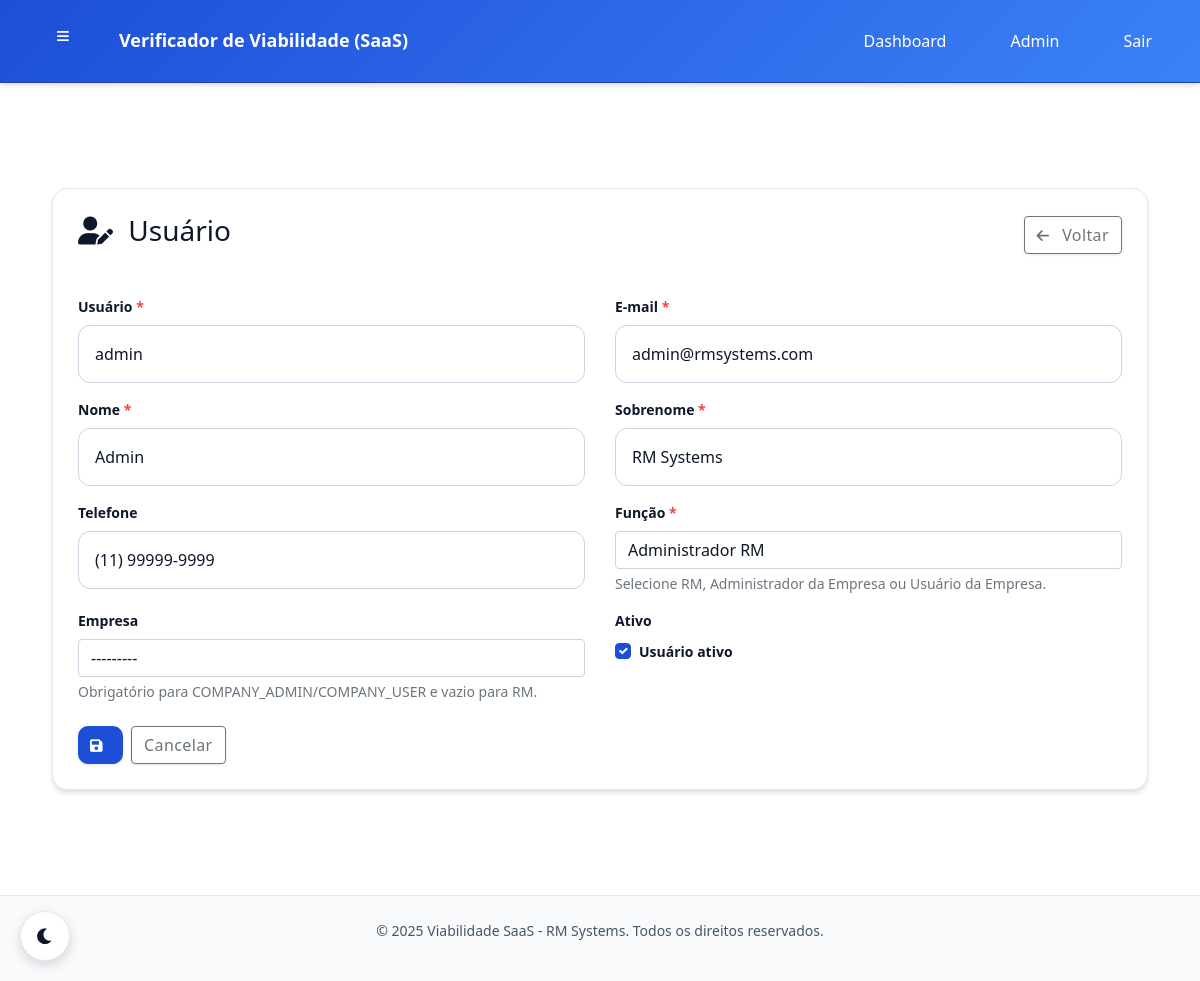
/rm/usuarios/2/editar/ (signed in), run on the app's committed database.
### core/models.py (models this page shows, shortened)
class CustomUser(AbstractUser):
    USER_ROLES = [
        ('RM', 'Administrador RM'),  # Você e o Bone
        ('COMPANY_ADMIN', 'Administrador da Empresa'),  # Admin da empresa cliente
        ('COMPANY_USER', 'Usuário da Empresa'),  # Usuário comum da empresa
    ]
    role = models.CharField(
        max_length=20,
        choices=USER_ROLES,
        default='COMPANY_USER',
        verbose_name="Função"
    )
    company = models.ForeignKey(
        Company,
        on_delete=models.CASCADE,
        null=True,
        blank=True,
        related_name='users',
        verbose_name="Empresa"
    )
    phone = models.CharField(max_length=20, blank=True, verbose_name="Telefone")
    created_at = models.DateTimeField(auto_now_add=True, verbose_name="Criado em")
    updated_at = models.DateTimeField(auto_now=True, verbose_name="Atualizado em")
    class Meta:
        verbose_name = "Usuário"
        verbose_name_plural = "Usuários"
    @property
    def is_rm_admin(self):
        return self.role == 'RM' or self.is_superuser
    @property
    def is_company_admin(self):
        return self.role == 'COMPANY_ADMIN'

### core/views.py (the view)
@login_required
@rm_admin_required
def rm_user_edit(request, user_id):
    user_obj = get_object_or_404(CustomUser, id=user_id)
    if request.method == 'POST':
        form = CustomUserChangeForm(request.POST, instance=user_obj)
        if form.is_valid():
            with transaction.atomic():
                form.save()
                messages.success(request, 'Usuário atualizado com sucesso!')
                return redirect('rm:user_list')
    else:
        form = CustomUserChangeForm(instance=user_obj)
    return render(request, 'rm/users/form.html', {'form': form, 'user_obj': user_obj})

### core/models.py (called while the page is built)
    def __str__(self):
        return self.name

### core/permissions.py (called while the page is built)
def is_rm_admin(user):
    return user.is_authenticated and user.is_rm_admin

### templates/rm/users/form.html (shortened to what this page needs)
{% extends "base.html" %}
{% load static %}
{% block extra_head %}
<link href="https://cdn.jsdelivr.net/npm/bootstrap@5.1.3/dist/css/bootstrap.min.css" rel="stylesheet">
<link href="https://cdnjs.cloudflare.com/ajax/libs/font-awesome/6.0.0/css/all.min.css" rel="stylesheet">
{% endblock %}
{% block content %}
    <div class="container-fluid">
        <div class="row">
            <div class="col-md-12 col-lg-12">
                <div class="main-content">
                    <div class="content-card">
                        <div class="d-flex justify-content-between align-items-center mb-4">
                            <h3>
                                <i class="fas fa-user-edit me-2"></i>
                                {{ action }} Usuário
                            </h3>
                            <a href="{% url 'rm:user_list' %}" class="btn btn-outline-secondary">
                                <i class="fas fa-arrow-left me-2"></i>
                                Voltar
                            </a>
                        </div>
                        <form method="post" novalidate>
                            <div class="row g-3">
                                <div class="col-md-6">
                                    <label class="form-label required">Usuário</label>
                                    {{ form.username }}
                                </div>
                                <div class="col-md-6">
                                    <label class="form-label required">E-mail</label>
                                    {{ form.email }}
                                </div>
                                <div class="col-md-6">
                                    <label class="form-label required">Nome</label>
                                    {{ form.first_name }}
                                </div>
                                <div class="col-md-6">
                                    <label class="form-label required">Sobrenome</label>
                                    {{ form.last_name }}
                                </div>
                                <div class="col-md-6">
                                    <label class="form-label">Telefone</label>
                                    {{ form.phone }}
                                </div>
                                <div class="col-md-6">
                                    <label class="form-label required">Função</label>
                                    {{ form.role }}
                                    <div class="form-text">Selecione RM, Administrador da Empresa ou Usuário da Empresa.</div>
                                </div>
                                <div class="col-md-6">
                                    <label class="form-label">Empresa</label>
                                    {{ form.company }}
                                    <div class="form-text">Obrigatório para COMPANY_ADMIN/COMPANY_USER e vazio para RM.</div>
                                </div>
                                <div class="col-md-6">
                                    <label class="form-label">Ativo</label>
                                    <div class="form-check">
                                        {{ form.is_active }}
                                        <label class="form-check-label">Usuário ativo</label>
                                    </div>
                                </div>
                            </div>
                            <div class="mt-4 d-flex gap-2">
                                <button type="submit" class="btn btn-primary">
                                    <i class="fas fa-save me-2"></i>
                                </button>
                                <a href="{% url 'rm:user_list' %}" class="btn btn-outline-secondary">Cancelar</a>
                            </div>
                        </form>
                    </div>
                </div>
            </div>
        </div>
    </div>
{% endblock %}

### static/css/theme_colors.css (style rules this page uses)
:root { --rm-primary: #1D4ED8; --rm-primary-dark: #1E40AF; --rm-primary-light: #3B82F6; --rm-primary-50: #EFF6FF; --rm-primary-100: #DBEAFE; --rm-gray-900: #0F172A; --rm-gray-800: #1E293B; --rm-gray-700: #334155; --rm-gray-600: #475569; --rm-gray-500: #64748B; --rm-gray-400: #94A3B8; --rm-gray-300: #CBD5E1; --rm-gray-200: #E2E8F0; --rm-gray-100: #F1F5F9; --rm-gray-50: #F8FAFC; --rm-white: #FFFFFF; --rm-black: #000000; --rm-success: #10B981; --rm-success-dark: #059669; --rm-warning: #F59E0B; --rm-warning-dark: #D97706; --rm-error: #EF4444; --rm-error-dark: #DC2626; --rm-info: #3B82F6; --rm-gradient-primary: linear-gradient(135deg, #1D4ED8 0%, #3B82F6 100%); --rm-gradient-secondary: linear-gradient(135deg, #F8FAFC 0%, #EFF6FF 100%); --rm-gradient-dark: linear-gradient(135deg, #0F172A 0%, #1E293B 100%); --rm-shadow-sm: 0 1px 2px 0 rgba(15, 23, 42, 0.05); --rm-shadow: 0 4px 6px -1px rgba(15, 23, 42, 0.1), 0 2px 4px -1px rgba(15, 23, 42, 0.06); --rm-shadow-md: 0 10px 15px -3px rgba(15, 23, 42, 0.1), 0 4px 6px -2px rgba(15, 23, 42, 0.05); --rm-shadow-lg: 0 20px 25px -5px rgba(15, 23, 42, 0.1), 0 10px 10px -5px rgba(15, 23, 42, 0.04); --rm-shadow-xl: 0 25px 50px -12px rgba(15, 23, 42, 0.25); --rm-bg-primary: var(--rm-white); --rm-bg-secondary: var(--rm-gray-50); --rm-bg-tertiary: var(--rm-gray-100); --rm-bg-accent: var(--rm-primary-50); --rm-text-primary: var(--rm-gray-900); --rm-text-secondary: var(--rm-gray-600); --rm-text-tertiary: var(--rm-gray-500); --rm-text-inverse: var(--rm-white); --rm-border-primary: var(--rm-gray-200); --rm-border-secondary: var(--rm-gray-300); --rm-border-accent: var(--rm-primary-100); --rm-card-bg: var(--rm-white); --rm-card-border: var(--rm-gray-200); --rm-card-shadow: var(--rm-shadow); --rm-input-bg: var(--rm-white); --rm-input-border: var(--rm-gray-300); --rm-input-focus: var(--rm-primary); --rm-button-primary: var(--rm-primary); --rm-button-primary-hover: var(--rm-primary-dark); --rm-button-secondary: var(--rm-gray-100); --rm-button-secondary-hover: var(--rm-gray-200); --rm-nav-bg: var(--rm-white); --rm-nav-border: var(--rm-gray-200); --rm-nav-shadow: var(--rm-shadow-sm); --rm-sidebar-bg: var(--rm-gray-50); --rm-sidebar-border: var(--rm-gray-200); --rm-header-bg: var(--rm-gradient-primary); --rm-header-border: var(--rm-primary-dark); --rm-header-shadow: var(--rm-shadow); --rm-footer-bg: var(--rm-gray-50); --rm-footer-border: var(--rm-gray-200); --rm-footer-text: var(--rm-gray-600); }
* { transition: background-color 0.3s ease, border-color 0.3s ease, color 0.3s ease, box-shadow 0.3s ease; }

### static/css/theme_rm.css (style rules this page uses)
:root { --rm-blue-600:#1D4ED8;--rm-blue-700:#1E40AF;--rm-blue-100:#DBEAFE; --rm-green-500:#10b981;--rm-green-600:#059669;--rm-red-500:#ef4444;--rm-red-600:#dc2626; --rm-amber-500:#f59e0b;--rm-slate-900:#0F172A;--rm-slate-600:#475569;--rm-slate-50:#F8FAFC; }
.btn { display:inline-flex;align-items:center;gap:.5rem;padding:.6rem 1rem;border-radius:10px;border:1px solid transparent;font-weight:600;font-size:.9rem;cursor:pointer;text-decoration:none;transition:all .2s ease;box-shadow:var(--shadow) }
.btn .fas,.btn .fa { font-size:.9rem }
.btn.primary,.btn-primary { background:var(--primary, var(--rm-blue-600));color:#fff;border-color:var(--primary, var(--rm-blue-600)) }
.input, input[type="text"], input[type="email"], input[type="password"], select, textarea { width:100%;padding:.6rem .8rem;border-radius:10px;border:1px solid var(--rm-input-border) !important;background:var(--rm-input-bg) !important;color:var(--rm-text-primary) !important;outline:none;transition:border-color .2s ease, box-shadow .2s ease }
.input::placeholder, input::placeholder, textarea::placeholder { color:var(--rm-text-secondary);opacity:0.7 }
.form-control, .form-select { background: var(--rm-input-bg) !important; border: 1px solid var(--rm-input-border) !important; color: var(--rm-text-primary) !important; }
.container-fluid { max-width:1200px;margin:24px auto;padding:0 24px }
.row { display:block }
.btn { transition:all 0.3s ease }
.fas, .fa { transition:all 0.3s ease }

### static/css/global.css (style rules this page uses)
body { background-color: var(--rm-bg-primary); color: var(--rm-text-primary); transition: background-color 0.3s ease, color 0.3s ease; }

### templates/base.html (style rules this page uses)
.main-container, .main-content, .container, .form-container { max-width: 1200px; margin: 0 auto; padding: 20px; width: 100%; box-sizing: border-box; }
.row { display: flex; flex-wrap: wrap; margin: 0 -15px; }
.row > [class*="col-"] { padding: 0 15px; box-sizing: border-box; }

### data on the page
CustomUser: username "admin", email "admin@rmsystems.com", first_name "Admin", last_name "RM Systems", phone "(11) 99999-9999", role "Administrador RM", company "---------", is_active "☑"
